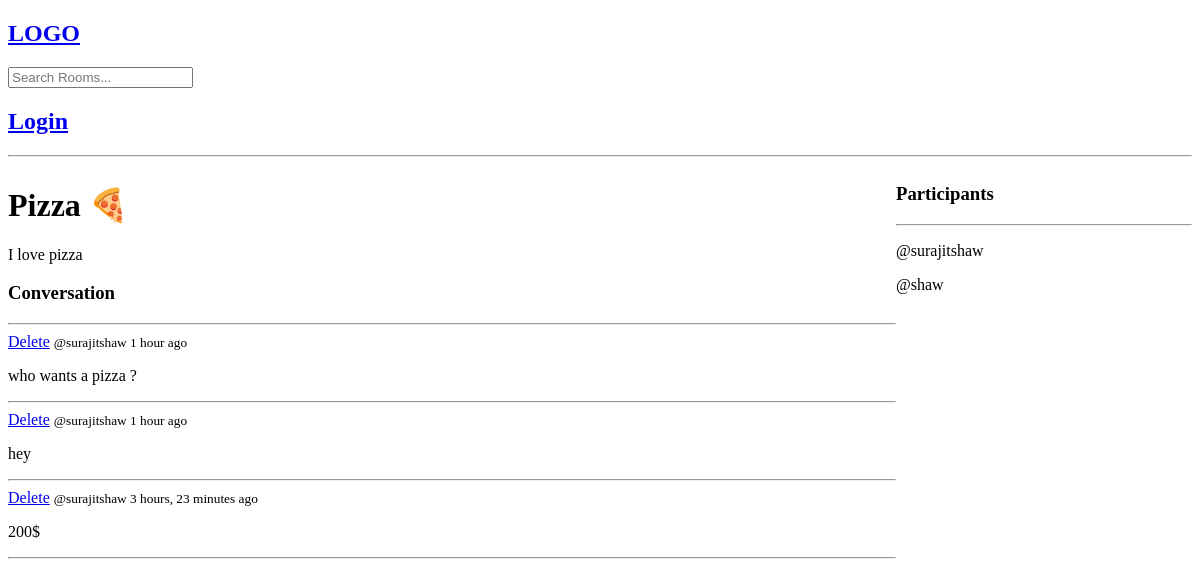
The app's page /room/11/, older data.
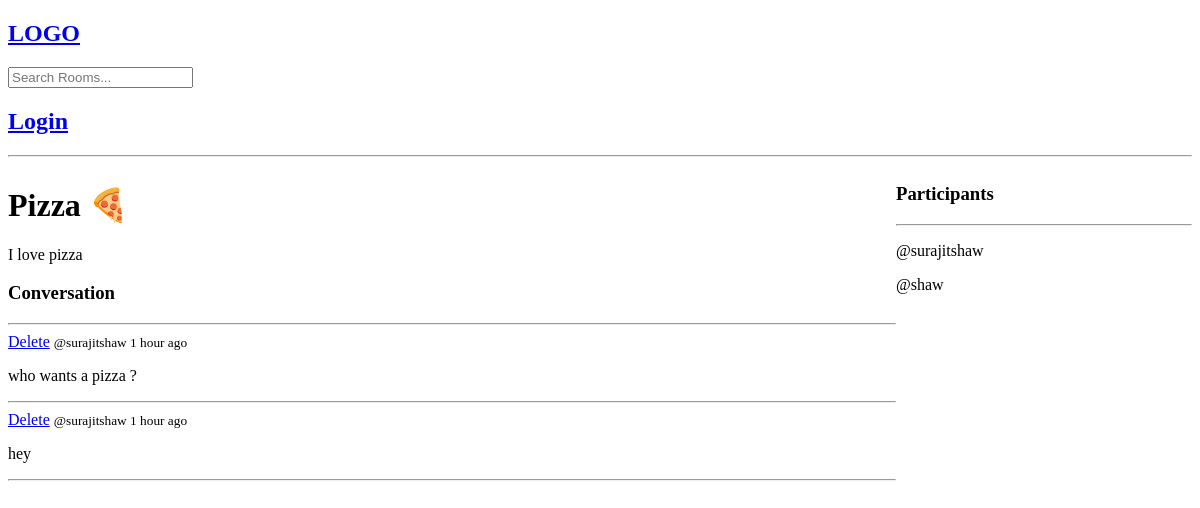
The same page, newer data.
### base/models.py (models this page shows, shortened)
class Message(models.Model):
    user = models.ForeignKey(User, on_delete=models.CASCADE)
    body = models.TextField()
    room = models.ForeignKey(Room, on_delete=models.CASCADE)
    created_at = models.DateTimeField(auto_now_add=True)
    updated_at = models.DateTimeField(auto_now=True)

### base/views.py (the view, shortened to what this page needs)
# urls.py: path('room/<str:pk>/', views.room, name='room'),
def room(request, pk):
    room = Room.objects.get(id=pk)
    room_messages = room.message_set.all().order_by('-created_at')
    participants = room.participants.all()
    context = {'room': room, 'room_messages': room_messages, 'participants': participants}
    return render(request, 'room.html', context)

### templates/room.html (shortened to what this page needs)
{% extends 'main.html' %} {% block content %}
<div class="room-container">
  <div>
    <h1>{{room.name}}</h1>
    <p>{{room.description}}</p>
    <div class="message-wrapper">
      <h3>Conversation</h3>
      <hr />
      {% for message in room_messages %}
      <div>
        <a href="{% url 'delete-message' message.id %}">Delete</a>
        <small>@{{message.user}} {{message.created_at|timesince}} ago</small>
        <p>{{message.body}}</p>
        <hr />
      </div>
      {% endfor %}
    </div>
  </div>
  <div>
    <h3>Participants</h3>
    <hr />
    {% for participant in participants %}
    <div>
      <p>@{{participant.username}}</p>
    </div>
    {% endfor %}
  </div>
</div>
{% endblock content %}

Row changes from the older to the newer data that the page shows:
removed Message: user "surajitshaw", created_at "3 hours, 23 minutes", body "200$"
